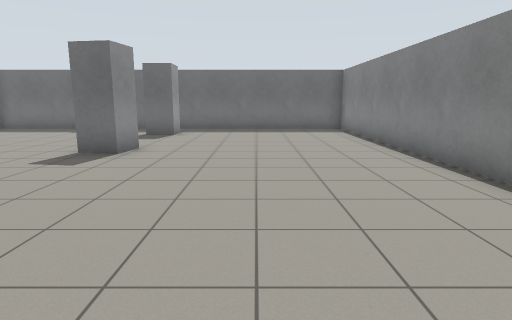
[1] (above)

13 first-person views from a walk through a Gazebo world. The camera is 1.2 m above the floor, tilts 10° down and sees 75° across. The floor is counted in squares, 1 m on a side. Each view is taken from the middle of a square. On the plan, view 1 faces up. The plan holds only what a view shows up to about 13 squares ahead; the rest is blank. Simple patterns stand in for the simulator's built-in surfaces.

[2]
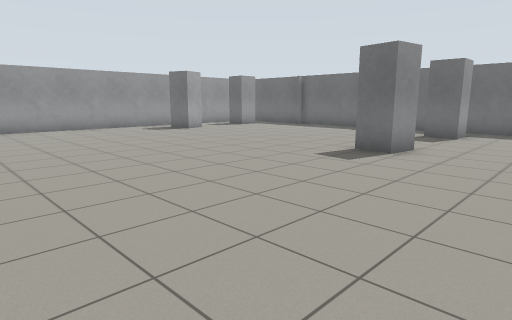

[3]
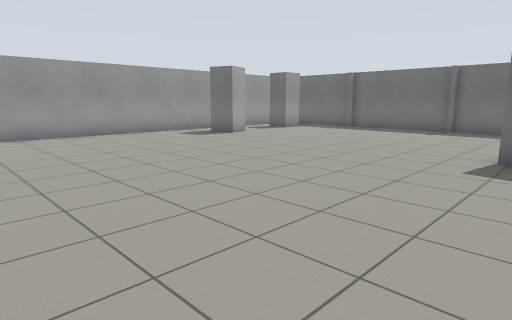

[4]
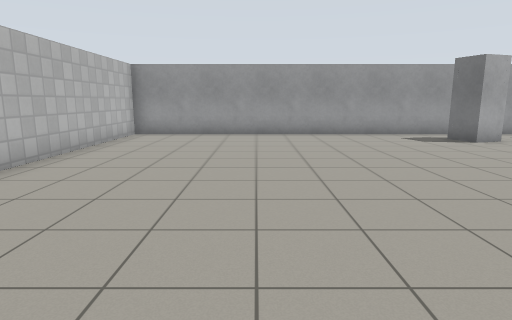

[5]
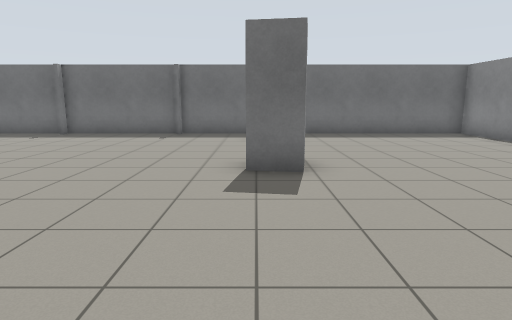

[6]
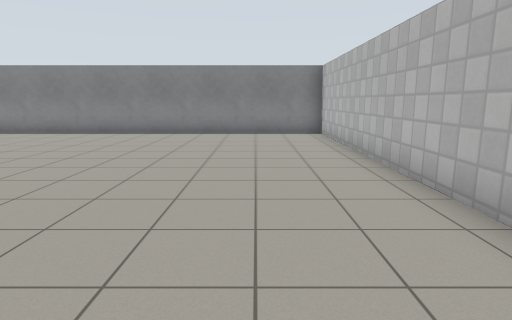

[7]
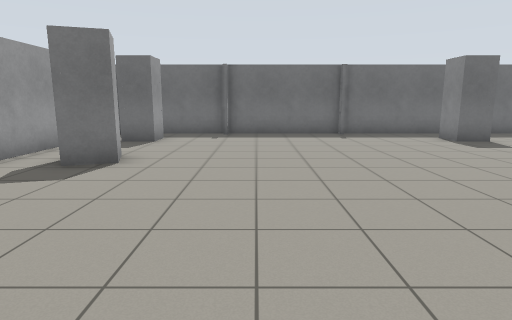

[8]
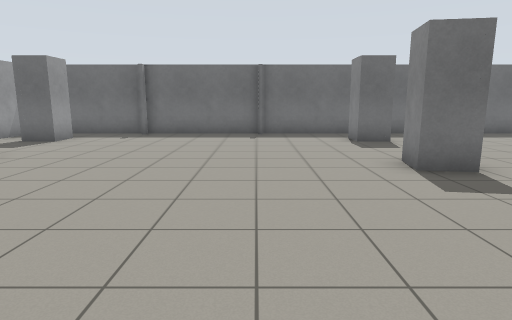

[9]
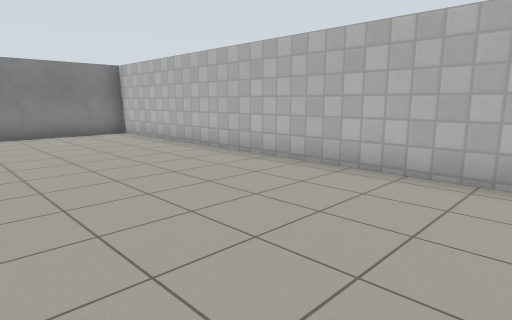

[10]
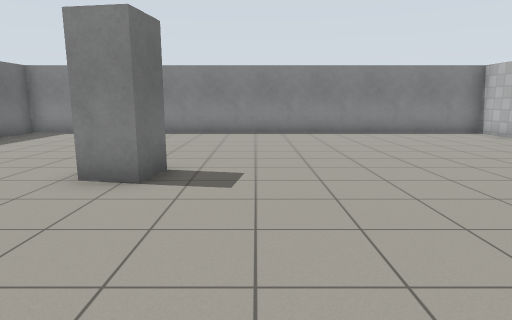

[11]
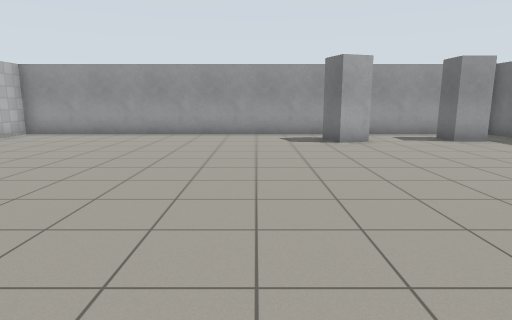

[12]
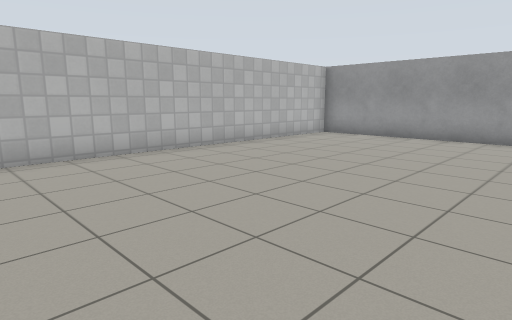

[13]
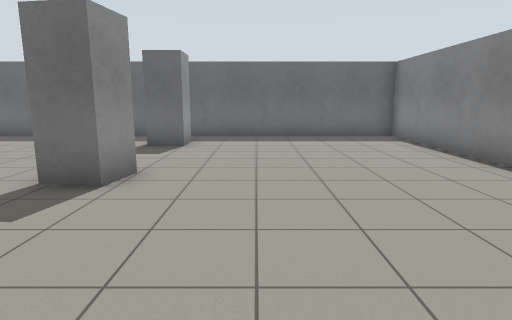

### Floor plan
Ten units are one square. View 1 is at (0, 0); x grows to the right and y downward. Boxes are objects, and circles mark ways between rooms. Rooms are numbered by the first view taken in them; rooms with no view inside come last. Other rooms are left out.
<svg viewBox="-158 -150 200 180">
<path fill="none" stroke="#000" d="M-30 -87 -32 -76 -42 -77 -40 -88M-29 -131 -29 -120 -39 -120 -39 -130M-130 -95 -127 -85 -138 -81M-130 -131 -130 -120 -141 -120M-153 -115 -153 25 37 25 37 -145 -126 -145M-153 -137 -153 -115M-126 -145 -153 -145"/>
<circle cx="-135" cy="-140" r="3" fill="#2a7"/>
<circle cx="-150" cy="-125" r="3" fill="#2a7"/>
<text x="-60" y="-60">1</text>
<text x="-140" y="-140">2</text>
</svg>
Room 1 opens to room 2.

Where each view was taken, in squares from view 1:
view 1: 0 up, 0 right, facing up
view 2: 0 up, 0 right, facing up-left
view 3: 0 up, 3 left, facing up-left
view 4: 2 up, 3 left, facing left
view 5: 2 up, 4 left, facing up
view 6: 0 up, 9 left, facing right
view 7: 2 up, 10 left, facing up
view 8: 2 up, 7 left, facing up
view 9: 3 up, 9 left, facing down-right
view 10: 6 up, 9 left, facing right
view 11: 6 up, 3 left, facing left
view 12: 5 up, 4 left, facing down-left
view 13: 3 up, 1 left, facing up
